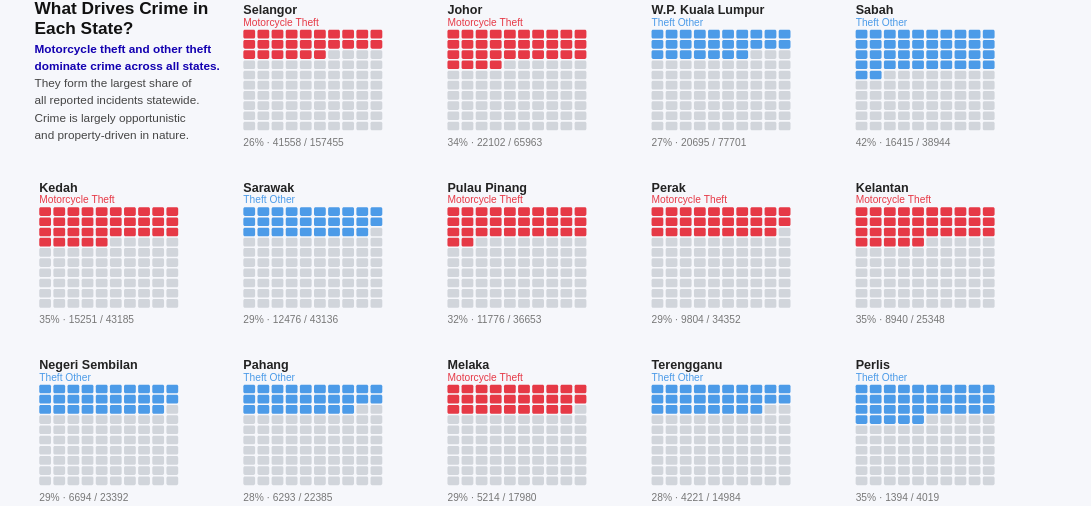

Write the Vega-Lite specification saved for this chart.
### Vega specification from a JSON file in a GitHub repository (floating-point values rounded to 4 significant figures)
{"$schema": "https://vega.github.io/schema/vega/v5.json", "height": 600, "width": 1080, "background": "#f6f7fb", "data": [{"name": "raw", "values": [{"id": 1, "state": "Selangor", "type": "theft_vehicle_motorcycle", "crimes": 41558, "total": 157455, "pct": 26, "color": "#E63946", "gx": 280, "gy": 4}, {"id": 2, "state": "Johor", "type": "theft_vehicle_motorcycle", "crimes": 22102, "total": 65963, "pct": 34, "color": "#E63946", "gx": 540, "gy": 4}, {"id": 3, "state": "W.P. Kuala Lumpur", "type": "theft_other", "crimes": 20695, "total": 77701, "pct": 27, "color": "#4C9BE8", "gx": 800, "gy": 4}, {"id": 4, "state": "Sabah", "type": "theft_other", "crimes": 16415, "total": 38944, "pct": 42, "color": "#4C9BE8", "gx": 1060, "gy": 4}, {"id": 5, "state": "Kedah", "type": "theft_vehicle_motorcycle", "crimes": 15251, "total": 43185, "pct": 35, "color": "#E63946", "gx": 20, "gy": 230}, {"id": 6, "state": "Sarawak", "type": "theft_other", "crimes": 12476, "total": 43136, "pct": 29, "color": "#4C9BE8", "gx": 280, "gy": 230}, {"id": 7, "state": "Pulau Pinang", "type": "theft_vehicle_motorcycle", "crimes": 11776, "total": 36653, "pct": 32, "color": "#E63946", "gx": 540, "gy": 230}, {"id": 8, "state": "Perak", "type": "theft_vehicle_motorcycle", "crimes": 9804, "total": 34352, "pct": 29, "color": "#E63946", "gx": 800, "gy": 230}, {"id": 9, "state": "Kelantan", "type": "theft_vehicle_motorcycle", "crimes": 8940, "total": 25348, "pct": 35, "color": "#E63946", "gx": 1060, "gy": 230}, {"id": 10, "state": "Negeri Sembilan", "type": "theft_other", "crimes": 6694, "total": 23392, "pct": 29, "color": "#4C9BE8", "gx": 20, "gy": 456}, {"id": 11, "state": "Pahang", "type": "theft_other", "crimes": 6293, "total": 22385, "pct": 28, "color": "#4C9BE8", "gx": 280, "gy": 456}, {"id": 12, "state": "Melaka", "type": "theft_vehicle_motorcycle", "crimes": 5214, "total": 17980, "pct": 29, "color": "#E63946", "gx": 540, "gy": 456}, {"id": 13, "state": "Terengganu", "type": "theft_other", "crimes": 4221, "total": 14984, "pct": 28, "color": "#4C9BE8", "gx": 800, "gy": 456}, {"id": 14, "state": "Perlis", "type": "theft_other", "crimes": 1394, "total": 4019, "pct": 35, "color": "#4C9BE8", "gx": 1060, "gy": 456}]}, {"name": "cells", "source": "raw", "transform": [{"type": "formula", "expr": "sequence(0, 100)", "as": "cellRange"}, {"type": "flatten", "fields": ["cellRange"], "as": ["cellIndex"]}, {"type": "formula", "expr": "datum.cellIndex % 10", "as": "col"}, {"type": "formula", "expr": "9 - floor(datum.cellIndex / 10)", "as": "row"}, {"type": "formula", "expr": "datum.cellIndex < datum.pct ? datum.color : '#d1d5db'", "as": "fillColor"}]}], "marks": [{"type": "text", "encode": {"enter": {"text": {"value": "What Drives Crime in"}, "x": {"value": 44}, "y": {"value": 14}, "fontSize": {"value": 22}, "fontWeight": {"value": "bold"}, "fill": {"value": "#111111"}}}}, {"type": "text", "encode": {"enter": {"text": {"value": "Each State?"}, "x": {"value": 44}, "y": {"value": 39}, "fontSize": {"value": 22}, "fontWeight": {"value": "bold"}, "fill": {"value": "#111111"}}}}, {"type": "text", "encode": {"enter": {"text": {"value": "Motorcycle theft and other theft"}, "x": {"value": 44}, "y": {"value": 63}, "fontSize": {"value": 15}, "fontWeight": {"value": "bold"}, "fill": {"value": "#1301b1"}}}}, {"type": "text", "encode": {"enter": {"text": {"value": "dominate crime across all states."}, "x": {"value": 44}, "y": {"value": 85}, "fontSize": {"value": 15}, "fontWeight": {"value": "bold"}, "fill": {"value": "#1301b1"}}}}, {"type": "text", "encode": {"enter": {"text": {"value": "They form the largest share of"}, "x": {"value": 44}, "y": {"value": 107}, "fontSize": {"value": 15}, "fill": {"value": "#444444"}}}}, {"type": "text", "encode": {"enter": {"text": {"value": "all reported incidents statewide."}, "x": {"value": 44}, "y": {"value": 129}, "fontSize": {"value": 15}, "fill": {"value": "#444444"}}}}, {"type": "text", "encode": {"enter": {"text": {"value": "Crime is largely opportunistic"}, "x": {"value": 44}, "y": {"value": 151}, "fontSize": {"value": 15}, "fill": {"value": "#444444"}}}}, {"type": "text", "encode": {"enter": {"text": {"value": "and property-driven in nature."}, "x": {"value": 44}, "y": {"value": 173}, "fontSize": {"value": 15}, "fill": {"value": "#444444"}}}}, {"type": "group", "from": {"facet": {"name": "facetCells", "data": "cells", "groupby": ["id", "state", "gx", "gy", "type", "pct", "crimes", "total", "color"]}}, "encode": {"enter": {"x": {"signal": "datum.gx + 30"}, "y": {"signal": "datum.gy"}, "width": {"value": 300}, "height": {"value": 185}}}, "marks": [{"type": "text", "encode": {"enter": {"text": {"signal": "parent.state"}, "x": {"value": 0}, "y": {"value": 10}, "fontSize": {"value": 16}, "fontWeight": {"value": "bold"}, "fill": {"value": "#222222"}}}}, {"type": "text", "encode": {"enter": {"text": {"signal": "parent.type === 'theft_vehicle_motorcycle' ? 'Motorcycle Theft' : 'Theft Other'"}, "x": {"value": 0}, "y": {"value": 25}, "fontSize": {"value": 13}, "fill": {"signal": "parent.color"}}}}, {"type": "text", "encode": {"enter": {"text": {"signal": "parent.pct + '% · ' + parent.crimes + ' / ' + parent.total"}, "x": {"value": 0}, "y": {"value": 178}, "fontSize": {"value": 13}, "fill": {"value": "#777777"}}}}, {"type": "rect", "from": {"data": "facetCells"}, "encode": {"enter": {"x": {"signal": "datum.col * 18"}, "y": {"signal": "30 + (9 - datum.row) * 13"}, "width": {"value": 15}, "height": {"value": 11}, "cornerRadius": {"value": 2}, "fill": {"field": "fillColor"}}}}]}]}
